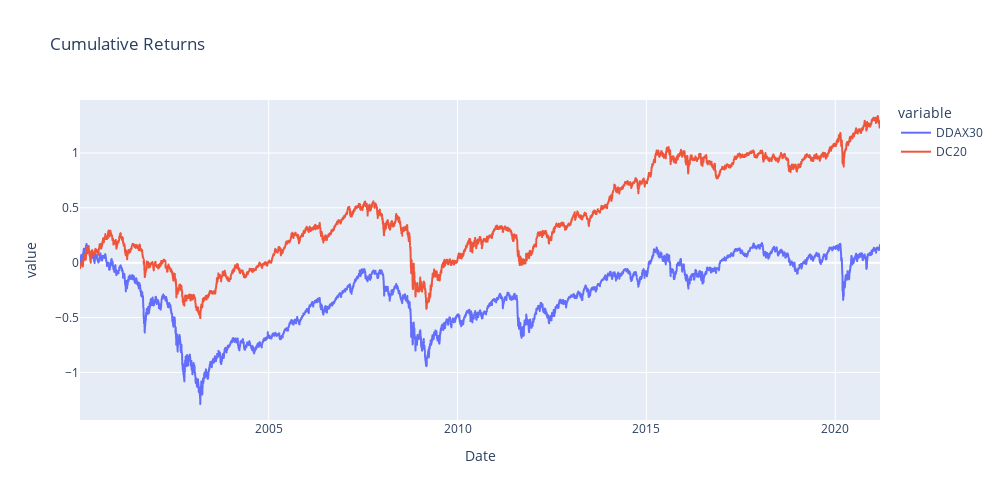

Source (notebook cell):
### Code cell
px.line(np.log((1+df.loc[:,'DDAX30':'DC20'].dropna()/100).cumprod()), title='Cumulative Returns', width=1000, height=500).show()

### Figure 1 — Plotly figure (JSON) as saved in the notebook; plotly's stock layout.template omitted (floating-point values rounded to 4 significant figures; data arrays with more than 128 entries replaced by an {"elided": "..."} marker saying what was removed)
{"data": [{"hovertemplate": "variable=DDAX30<br>Date=%{x}<br>value=%{y}<extra></extra>", "legendgroup": "DDAX30", "line": {"color": "#636efa", "dash": "solid"}, "marker": {"symbol": "circle"}, "mode": "lines", "name": "DDAX30", "showlegend": true, "type": "scattergl", "x": {"elided": "5427 str values"}, "xaxis": "x", "y": {"elided": "5427 float values"}, "yaxis": "y"}, {"hovertemplate": "variable=DC20<br>Date=%{x}<br>value=%{y}<extra></extra>", "legendgroup": "DC20", "line": {"color": "#EF553B", "dash": "solid"}, "marker": {"symbol": "circle"}, "mode": "lines", "name": "DC20", "showlegend": true, "type": "scattergl", "x": {"elided": "5427 str values"}, "xaxis": "x", "y": {"elided": "5427 float values"}, "yaxis": "y"}], "layout": {"height": 500, "legend": {"title": {"text": "variable"}, "tracegroupgap": 0}, "title": {"text": "Cumulative Returns"}, "width": 1000, "xaxis": {"anchor": "y", "autorange": true, "domain": [0, 1], "range": ["2000-01-04", "2021-03-09"], "title": {"text": "Date"}, "type": "date"}, "yaxis": {"anchor": "x", "autorange": true, "domain": [0, 1], "range": [-1.433, 1.483], "title": {"text": "value"}, "type": "linear"}}}
